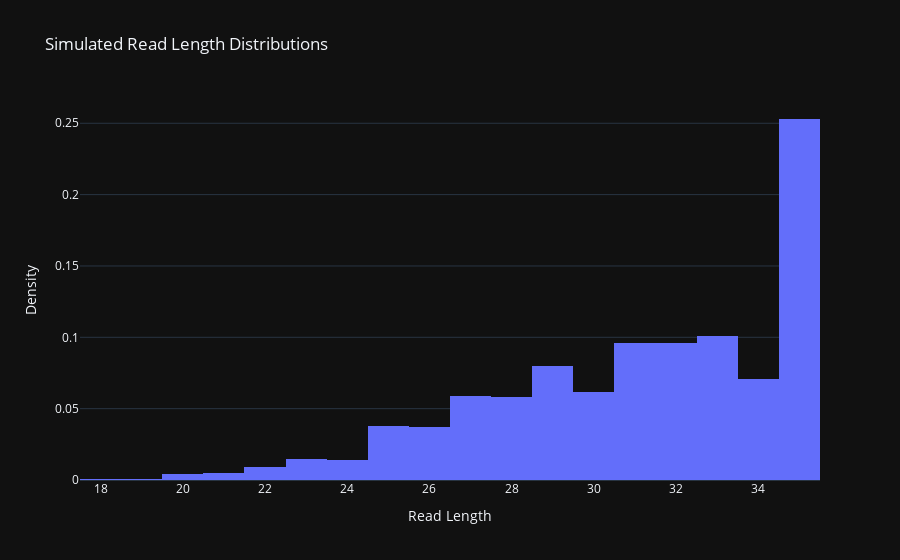
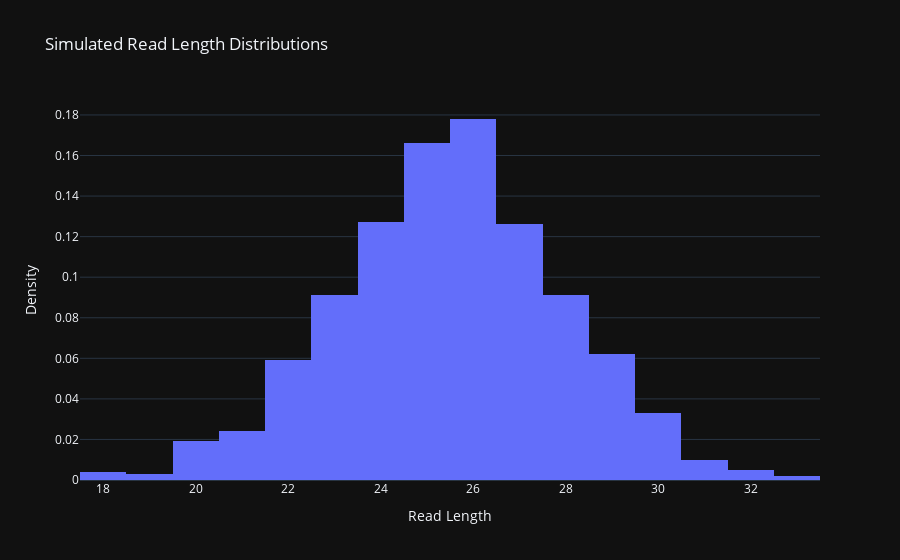
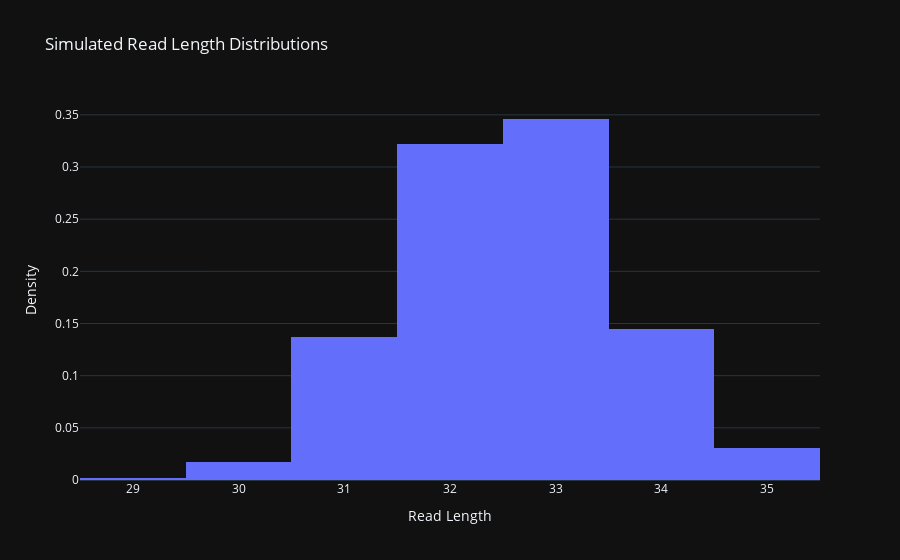
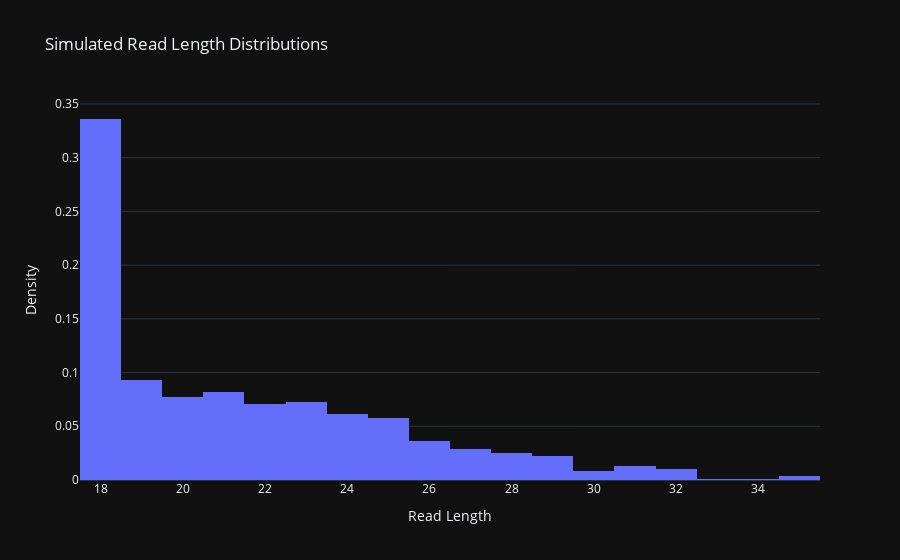

Source (notebook cell) for these figures, in order:
### Code cell
import plotly.graph_objects as go

# make multifigure sub plot of 4 random distributions

for i in range(9):
    fig = go.Figure()

    fig.add_trace(go.Histogram(x=normal_distributions[i], histnorm='probability'))

    fig.update_layout(
        title='Simulated Read Length Distributions',
        xaxis_title='Read Length',
        yaxis_title='Density',
        template='plotly_dark',
        barmode='overlay'
    )

    fig.show()

### Figure 1 — Plotly figure (JSON) as saved in the notebook; plotly's stock layout.template omitted (floating-point values rounded to 4 significant figures; data arrays with more than 128 entries replaced by an {"elided": "..."} marker saying what was removed)
{"data": [{"histnorm": "probability", "type": "histogram", "x": {"elided": "1000 int values"}}], "layout": {"barmode": "overlay", "title": {"text": "Simulated Read Length Distributions"}, "xaxis": {"title": {"text": "Read Length"}}, "yaxis": {"title": {"text": "Density"}}}}

### Figure 2 — Plotly figure (JSON) as saved in the notebook; plotly's stock layout.template omitted (floating-point values rounded to 4 significant figures; data arrays with more than 128 entries replaced by an {"elided": "..."} marker saying what was removed)
{"data": [{"histnorm": "probability", "type": "histogram", "x": {"elided": "1000 int values"}}], "layout": {"barmode": "overlay", "title": {"text": "Simulated Read Length Distributions"}, "xaxis": {"title": {"text": "Read Length"}}, "yaxis": {"title": {"text": "Density"}}}}

### Figure 3 — Plotly figure (JSON) as saved in the notebook; plotly's stock layout.template omitted (floating-point values rounded to 4 significant figures; data arrays with more than 128 entries replaced by an {"elided": "..."} marker saying what was removed)
{"data": [{"histnorm": "probability", "type": "histogram", "x": {"elided": "1000 int values"}}], "layout": {"barmode": "overlay", "title": {"text": "Simulated Read Length Distributions"}, "xaxis": {"title": {"text": "Read Length"}}, "yaxis": {"title": {"text": "Density"}}}}

### Figure 4 — Plotly figure (JSON) as saved in the notebook; plotly's stock layout.template omitted (floating-point values rounded to 4 significant figures; data arrays with more than 128 entries replaced by an {"elided": "..."} marker saying what was removed)
{"data": [{"histnorm": "probability", "type": "histogram", "x": {"elided": "1000 int values"}}], "layout": {"barmode": "overlay", "title": {"text": "Simulated Read Length Distributions"}, "xaxis": {"title": {"text": "Read Length"}}, "yaxis": {"title": {"text": "Density"}}}}
